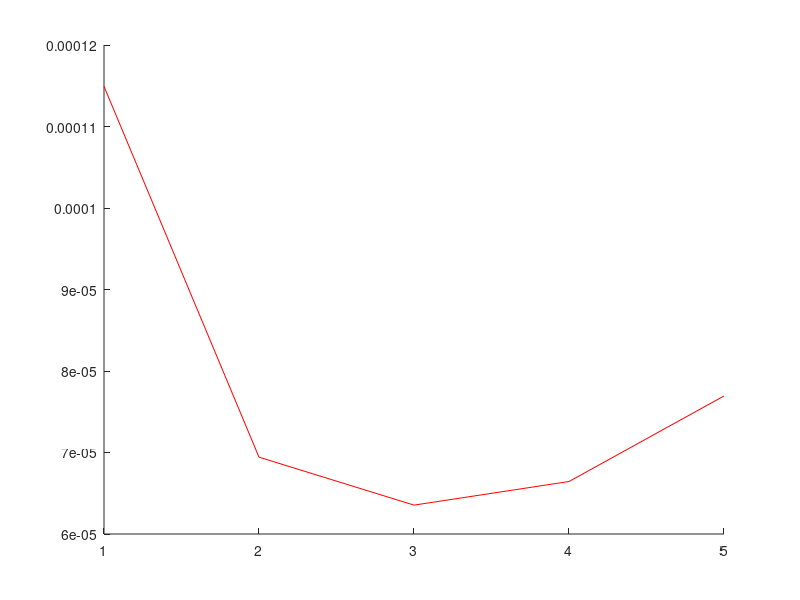

The MATLAB script that drew this image:
clc;clear

M = [1 2 3 4 5];
Tpermdota = [580.095318025966 960.225998957133 1049.14676833164 1003.42820809922 866.525172017542];
TSFC = [0.000114923642020642 6.94280999879934e-05 6.35436992030013e-05 6.64389002905875e-05 7.69356376704508e-05];

close all
hold on
plot(M,TSFC,'r-')